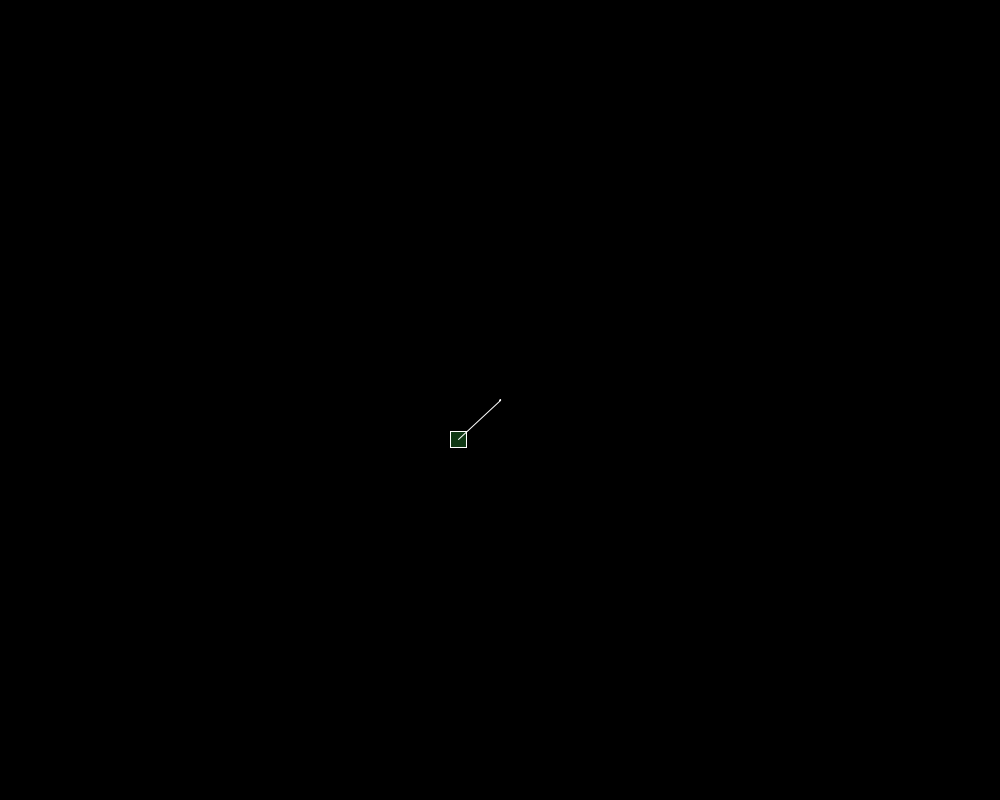
Frame 1 (no input)
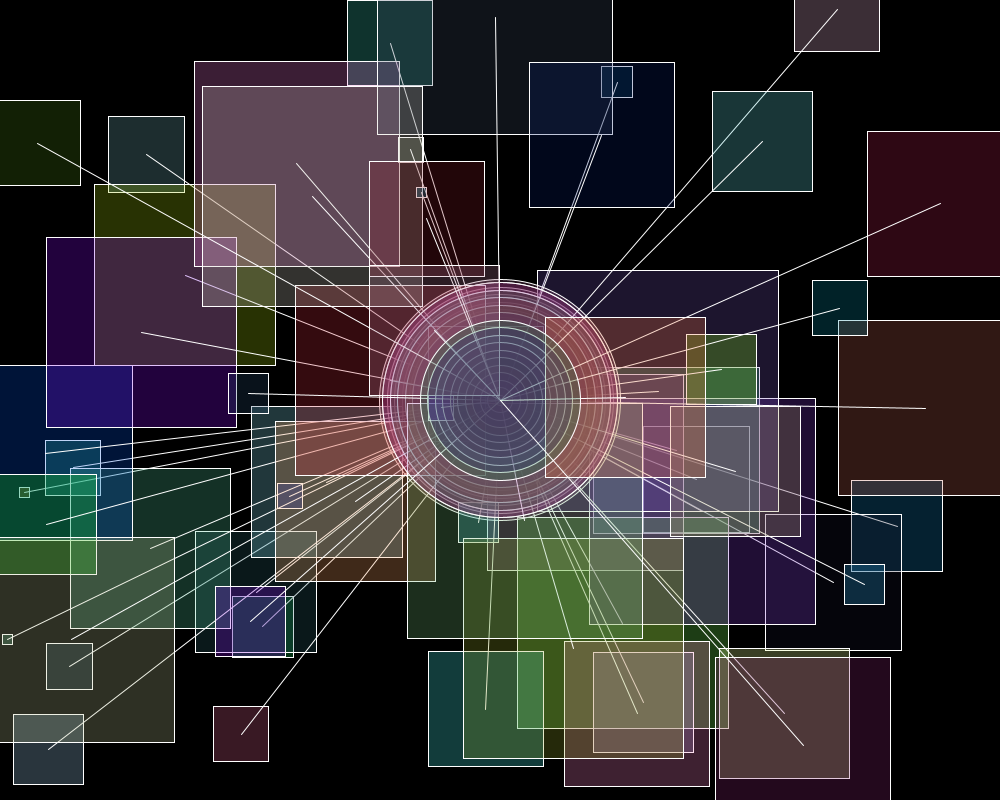
Frame 60 (the mouse pressed at the canvas centre just before this capture)
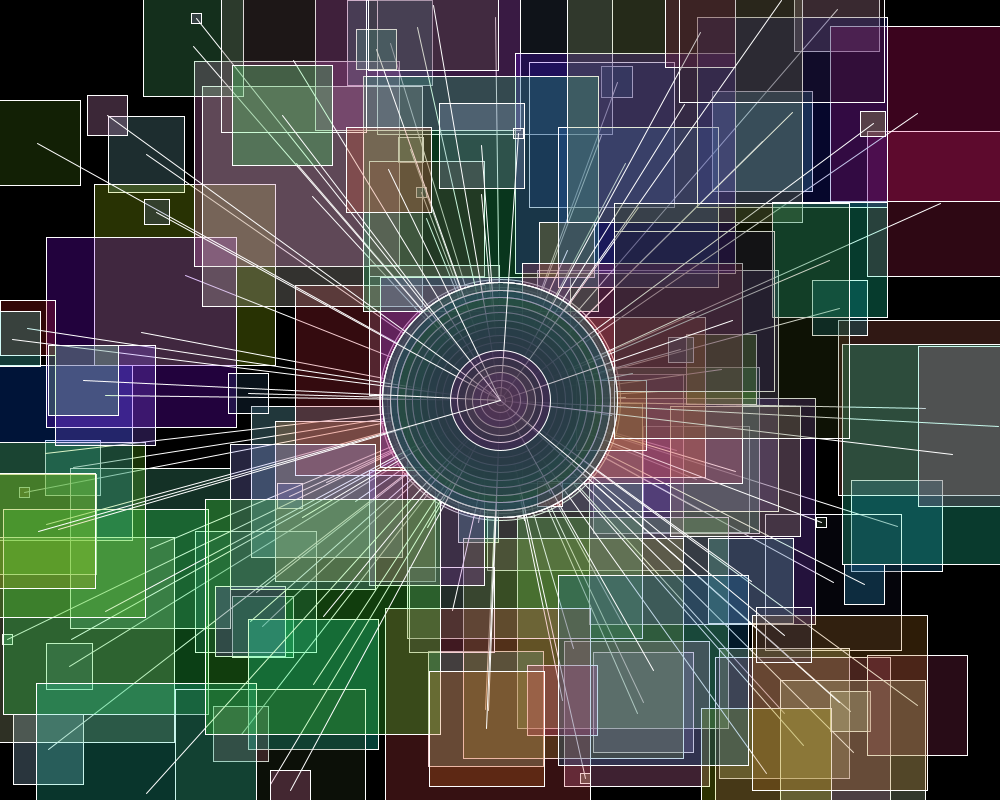
Frame 120 (the mouse held since frame 60 and released just before this capture)

The Processing sketch that drew these frames (run headless with seeded random() and noise(); from frame 60 on, the mouse is pressed at the canvas centre):

// Processing sketch: processing_163157
// ── processing_163157.pde

color c;
float xpos;
float ypos;
float diameter;
float sxpos;
float sypos;
Circle circ;
Square squa;

void setup(){
  size(1000, 800);
  background(0);
  frameRate(25);
  rectMode(CENTER);
  stroke(255);
  circ = new Circle(xpos, ypos);
  squa = new Square(sxpos, sypos);
}

void draw(){
  circ.display();
  squa.display();
  line(xpos, ypos, sxpos, sypos);
}

void keyPressed(){
  background(0);
}

class Circle {
  
  Circle(float x, float y){
  xpos = width/2;
  ypos = height/2;
  diameter = 1.0;
  }
    
  
  void display(){
    c = color(random(150), random(150), random(150), 64);
    fill(c);
    smooth();
    ellipse(xpos, ypos, diameter, diameter);
    
    for(int i=0; i<15; i++){
      diameter = diameter + 1;
    }
    //for(int i = 15; i<30;i
    if(diameter >= 250){
      diameter = 10.0;
    }
  }
}

class Square {
  
  Square(float x, float y){
    diameter = 1.0;
  }
    
  void display(){
    c = color(random(255), random(255), random(255), 64);
    fill(c);
    smooth();
    sxpos = random(width);
    sypos = random(height);
    rect(sxpos, sypos, diameter, diameter);
  }
}
